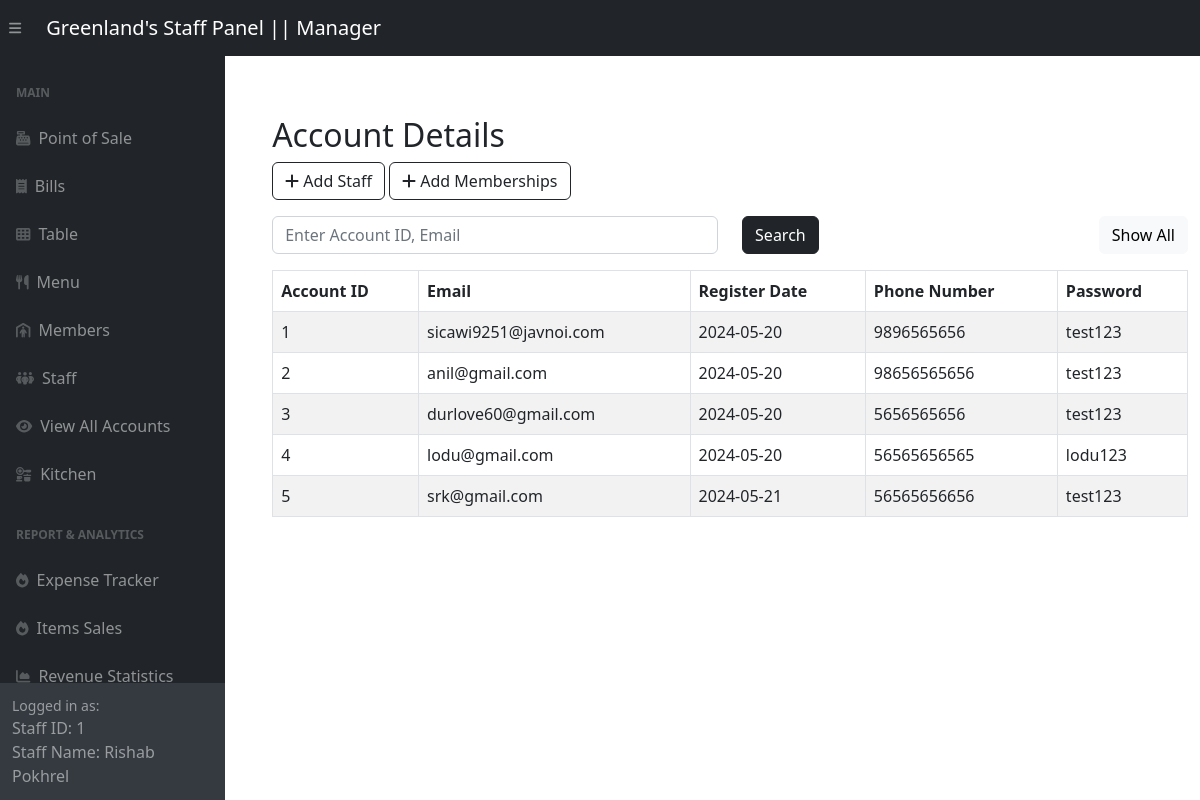
The app's page /adminSide/panel/account-panel.php (signed in) with its own data.
### tables this page shows
CREATE TABLE `staffs` (
  `staff_id` int(11) NOT NULL,
  `staff_name` varchar(255) DEFAULT NULL,
  `role` varchar(255) DEFAULT NULL,
  `account_id` int(11) DEFAULT NULL
);

CREATE TABLE `accounts` (
  `account_id` int(11) NOT NULL,
  `email` varchar(255) DEFAULT NULL,
  `register_date` date DEFAULT NULL,
  `phone_number` varchar(255) DEFAULT NULL,
  `password` varchar(255) DEFAULT NULL
);

### adminSide/panel/account-panel.php (the view, shortened to what this page needs)
<?php include '../inc/dashHeader.php'; ?>
<div class="wrapper">
    <div class="container-fluid pt-5 pl-600">
        <div class="row">
            <div class="m-50">
                <div class="mt-5 mb-3">
                    <h2 class="pull-left">Account Details</h2>
                    <a href="../staffCrud/createStaff.php" class="btn btn-outline-dark"><i class="fa fa-plus"></i> Add Staff</a>
                    <a href="../customerCrud/createCust.php" class="btn btn-outline-dark"><i class="fa fa-plus"></i> Add Memberships</a>
                </div>
                <div class="mb-3">
                    <form method="POST" action="#">
                        <div class="row">
                            <div class="col-md-6">
                                <input required type="text" id="search" name="search" class="form-control" placeholder="Enter Account ID, Email">
                            </div>
                            <div class="col-md-3">
                                <button type="submit" class="btn btn-dark">Search</button>
                            </div>
                            <div class="col" style="text-align: right;">
                                <a href="account-panel.php" class="btn btn-light">Show All</a>
                            </div>
                        </div>
                    </form>
                </div>
                <?php
                require_once "../config.php";
                if (isset($_POST['search'])) {
                    if (!empty($_POST['search'])) {
                        $search = $_POST['search'];
                        $sql = "SELECT *
                                FROM accounts
                                WHERE email LIKE '%$search%' OR account_id LIKE '%$search%'
                                ORDER BY account_id;";
                    } else {
                        $sql = "SELECT *
                                FROM accounts
                                ORDER BY account_id;";
                    }
                } else {
                    $sql = "SELECT *
                            FROM accounts
                            ORDER BY account_id;";
                }
                if ($result = mysqli_query($link, $sql)) {
                    if (mysqli_num_rows($result) > 0) {
                        echo '<table class="table table-bordered table-striped">';
                        echo "<thead>";
                        echo "<tr>";
                        echo "<th>Account ID</th>";
                        echo "<th>Email</th>";
                        echo "<th>Register Date</th>";
                        echo "<th>Phone Number</th>";
                        echo "<th>Password</th>";
                        echo "</tr>";
                        echo "</thead>";
                        echo "<tbody>";
                        while ($row = mysqli_fetch_array($result)) {
                            echo "<tr>";
                            echo "<td>" . $row['account_id'] . "</td>";
                            echo "<td>" . $row['email'] . "</td>";
                            echo "<td>" . $row['register_date'] . "</td>";
                            echo "<td>" . $row['phone_number'] . "</td>";
                            echo "<td>" . $row['password'] . "</td>";
                            echo "</tr>";
                        }
                        echo "</tbody>";
                        echo "</table>";
                    } else {
                        echo '<div class="alert alert-danger"><em>No records were found.</em></div>';
                    }
                } else {
                    echo "Oops! Something went wrong. Please try again later.";
                }
                ?>
            </div>
        </div>
    </div>
</div>
<?php include '../inc/dashFooter.php'; ?>

### adminSide/inc/dashHeader.php (shortened to what this page needs)
<?php
require_once "../config.php";
$sql = "SELECT * FROM staffs where account_id = " . $_SESSION['logged_account_id'];
$result = mysqli_query($link, $sql);
$row = mysqli_fetch_assoc($result);
$staff_role = $row['role'];
?>
<!DOCTYPE html>
<html lang="en">
<head>
    <link href="../css/styles.css" rel="stylesheet" />
</head>
<body class="sb-nav-fixed">
    <nav class="sb-topnav navbar navbar-expand navbar-dark bg-dark">
        <button class="btn btn-link btn-sm order-1 order-lg-0 me-4 me-lg-0" id="sidebarToggle" href="#!"><i class="fas fa-bars"></i></button>
        <?php
        if ($staff_role == "Chef")
            echo <<<link
                <a class="navbar-brand ps-3" href="../panel/kitchen-panel.php">Greenland's Staff Panel || $staff_role </a>
            link;
        else
            echo <<<link
                <a class="navbar-brand ps-3" href="../panel/pos-panel.php">Greenland's Staff Panel || $staff_role </a>
            link;
        ?>
    </nav>
    <div id="layoutSidenav">
        <div id="layoutSidenav_nav">
            <nav class="sb-sidenav accordion sb-sidenav-dark" id="sidenavAccordion">
                <div class="sb-sidenav-menu">
                    <div class="nav">
                        <div class="sb-sidenav-menu-heading">Main</div>
                        <?php
                        if ($staff_role == "Chef") {
                            echo <<<data
                            <a class="nav-link" href="../panel/kitchen-panel.php">
                            <div class="sb-nav-link-icon"><i class="fas fa-kitchen-set"></i></div>
                            Kitchen
                        </a>
                        <a class="nav-link" href="../StaffLogin/logout.php">
                                <div class="sb-nav-link-icon"><i class="fas fa-key"></i></div>
                                Log out
                            </a>
                        data;
                        } else if ($staff_role == "Manager") {
                            echo <<<data2
                            <a class="nav-link" href="../panel/pos-panel.php">
                                <div class="sb-nav-link-icon"><i class="fas fa-cash-register"></i></div>
                                Point of Sale
                            </a>
                            <a class="nav-link" href="../panel/bill-panel.php">
                                <div class="sb-nav-link-icon"><i class="fas fa-receipt"></i></div>
                                Bills
                            </a>
                            <a class="nav-link" href="../panel/table-panel.php">
                                <div class="sb-nav-link-icon"><i class="fas fa-table-cells"></i></div>
                                Table
                            </a>
                            <a class="nav-link" href="../panel/menu-panel.php">
                                <div class="sb-nav-link-icon"><i class="fas fa-utensils"></i></div>
                                Menu
                            </a>
                            <a class="nav-link" href="../panel/customer-panel.php">
                                <div class="sb-nav-link-icon"><i class="fas fa-person-shelter"></i></div>
                                Members
                            </a>
                            <a class="nav-link" href="../panel/staff-panel.php">
                                <div class="sb-nav-link-icon"><i class="fas fa-people-group"></i></div>
                                Staff
                            </a>
                            <a class="nav-link" href="../panel/account-panel.php">
                                <div class="sb-nav-link-icon"><i class="fas fa-eye"></i></div>
                                View All Accounts
                            </a>
                            <a class="nav-link" href="../panel/kitchen-panel.php">
                                <div class="sb-nav-link-icon"><i class="fas fa-kitchen-set"></i></div>
                                Kitchen
                            </a>
                            <div class="sb-sidenav-menu-heading">Report & Analytics</div>
                            <a class="nav-link" target="_blank" href="../redirect.php">
                                <div class="sb-nav-link-icon"><i class="fas fa-fire"></i></div>
                                Expense Tracker
                            </a>
                            <a class="nav-link" href="../panel/sales-panel.php">
                                <div class="sb-nav-link-icon"><i class="fas fa-fire"></i></div>
                                Items Sales
                            </a>
                            <a class="nav-link" href="../panel/statistics-panel.php">
                                <div class="sb-nav-link-icon"><i class="fas fa-chart-area"></i></div>
                                Revenue Statistics
                            </a>
                            data2;
                        } else if ($staff_role == "Staff") {
                            echo <<<data3
                            <a class="nav-link" href="../panel/pos-panel.php">
                                <div class="sb-nav-link-icon"><i class="fas fa-cash-register"></i></div>
                                Point of Sale
                            </a>
                            <a class="nav-link" href="../panel/bill-panel.php">
                                <div class="sb-nav-link-icon"><i class="fas fa-receipt"></i></div>
                                Bills
                            </a>
                            <a class="nav-link" href="../panel/table-panel.php">
                                <div class="sb-nav-link-icon"><i class="fas fa-table-cells"></i></div>
                                Table
                            </a>
                            <a class="nav-link" href="../panel/customer-panel.php">
                                <div class="sb-nav-link-icon"><i class="fas fa-person-shelter"></i></div>
                                Members
                            </a>
                            <a class="nav-link" href="../StaffLogin/logout.php">
                                <div class="sb-nav-link-icon"><i class="fas fa-key"></i></div>
                                Log out
                            </a>
                            data3;
                        }
                        ?>
                    </div>
                </div>
                <div class="sb-sidenav-footer">
                    <div class="small">Logged in as:</div>
                    <?php
                    if (isset($_SESSION['logged_account_id']) && isset($_SESSION['logged_staff_name'])) {
                        echo "Staff ID: " . $_SESSION['logged_account_id'] . "<br>";
                        echo "Staff Name: " . $_SESSION['logged_staff_name'];
                    } else {
                        echo "Not logged in";
                    }
                    ?>
                </div>
            </nav>
        </div>
        </<div>
        <div id="content-for-template">Content</div>

### adminSide/inc/dashFooter.php
</body>
</html>

### adminSide/panel/account-panel.php (style rules this page uses)
.wrapper { width: 1300px; padding-left: 200px; padding-top: 20px }

### records on screen
staffs: role "Manager"
accounts: account_id "1", email "sicawi9251@javnoi.com", register_date "2024-05-20", phone_number "9896565656", password "test123"
accounts: account_id "2", email "anil@gmail.com", register_date "2024-05-20", phone_number "98656565656", password "test123"
accounts: account_id "3", email "durlove60@gmail.com", register_date "2024-05-20", phone_number "5656565656", password "test123"
accounts: account_id "4", email "lodu@gmail.com", register_date "2024-05-20", phone_number "56565656565", password "lodu123"
accounts: account_id "5", email "srk@gmail.com", register_date "2024-05-21", phone_number "56565656656", password "test123"

### other values on screen
$_SESSION['logged_account_id'] "1"
$_SESSION['logged_staff_name'] "Rishab Pokhrel"
